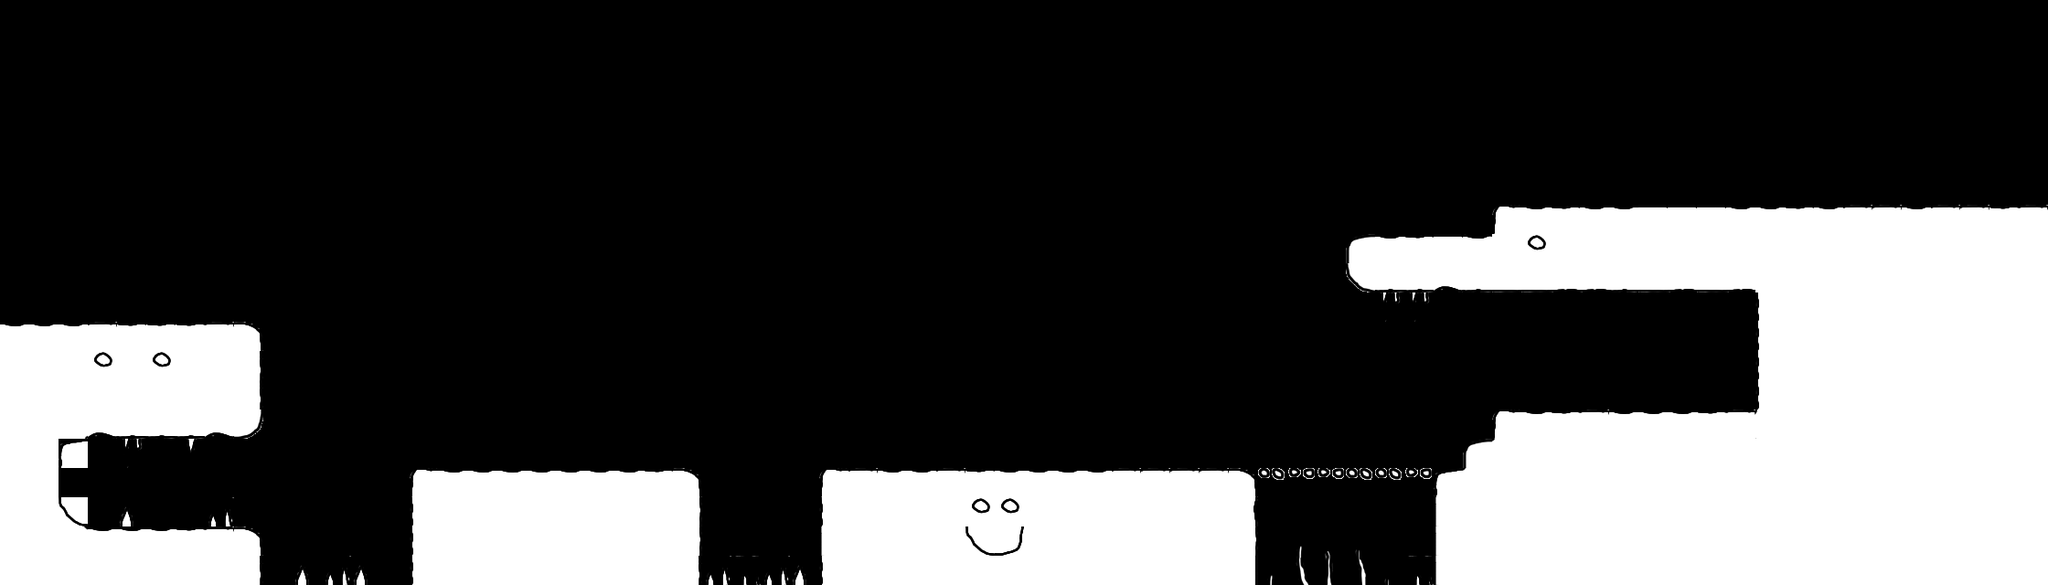

Rendered tile map (Tiled .tmx) drawn with the repository's tilesets; below, a short description and the map source with its tile grids summarised:
An orthogonal 70x20 tile map with 32x32 px tiles, 1 tile layer (collision) and 3 objects (Chicken, spawn, End).

<map version="1.9" tiledversion="1.9.2" orientation="orthogonal" renderorder="right-down" width="70" height="20" tilewidth="32" tileheight="32" infinite="0" nextlayerid="7" nextobjectid="8">
 <editorsettings>
  <export target="level_1_tiles.json" format="json" />
 </editorsettings>
 <tileset firstgid="1" name="level" tilewidth="32" tileheight="32" tilecount="140" columns="20">
  <image source="titles_01.png" width="640" height="224" />
  <tile id="0">
   <properties>
    <property name="collides" type="bool" value="true" />
   </properties>
  </tile>
  <tile id="1">
   <properties>
    <property name="collides" type="bool" value="true" />
   </properties>
  </tile>
  <tile id="2">
   <properties>
    <property name="collides" type="bool" value="true" />
   </properties>
  </tile>
  <tile id="3">
   <properties>
    <property name="collides" type="bool" value="true" />
   </properties>
  </tile>
  <tile id="4">
   <properties>
    <property name="collides" type="bool" value="true" />
   </properties>
  </tile>
  <tile id="5">
   <properties>
    <property name="collides" type="bool" value="true" />
   </properties>
  </tile>
  <tile id="20">
   <properties>
    <property name="collides" type="bool" value="true" />
   </properties>
  </tile>
  <tile id="21">
   <properties>
    <property name="collides" type="bool" value="true" />
   </properties>
  </tile>
  <tile id="22">
   <properties>
    <property name="collides" type="bool" value="true" />
    <property name="kills" type="bool" value="true" />
   </properties>
  </tile>
  <tile id="23">
   <properties>
    <property name="collides" type="bool" value="true" />
   </properties>
  </tile>
  <tile id="24">
   <properties>
    <property name="collides" type="bool" value="true" />
    <property name="kills" type="bool" value="true" />
   </properties>
  </tile>
  <tile id="25">
   <properties>
    <property name="collides" type="bool" value="true" />
    <property name="kills" type="bool" value="true" />
   </properties>
  </tile>
  <tile id="26">
   <properties>
    <property name="collides" type="bool" value="true" />
   </properties>
  </tile>
  <tile id="27">
   <properties>
    <property name="collides" type="bool" value="true" />
   </properties>
  </tile>
  <tile id="29">
   <properties>
    <property name="collides" type="bool" value="true" />
   </properties>
  </tile>
  <tile id="30">
   <properties>
    <property name="collides" type="bool" value="true" />
   </properties>
  </tile>
  <tile id="31">
   <properties>
    <property name="collides" type="bool" value="true" />
   </properties>
  </tile>
  <tile id="32">
   <properties>
    <property name="collides" type="bool" value="true" />
   </properties>
  </tile>
  <tile id="33">
   <properties>
    <property name="collides" type="bool" value="true" />
   </properties>
  </tile>
  <tile id="40">
   <properties>
    <property name="collides" type="bool" value="true" />
   </properties>
  </tile>
  <tile id="41">
   <properties>
    <property name="collides" type="bool" value="true" />
   </properties>
  </tile>
  <tile id="42">
   <properties>
    <property name="collides" type="bool" value="true" />
   </properties>
  </tile>
  <tile id="43">
   <properties>
    <property name="collides" type="bool" value="true" />
   </properties>
  </tile>
  <tile id="44">
   <properties>
    <property name="collides" type="bool" value="true" />
    <property name="kills" type="bool" value="true" />
   </properties>
  </tile>
  <tile id="45">
   <properties>
    <property name="collides" type="bool" value="true" />
    <property name="kills" type="bool" value="true" />
   </properties>
  </tile>
  <tile id="46">
   <properties>
    <property name="collides" type="bool" value="true" />
   </properties>
  </tile>
  <tile id="47">
   <properties>
    <property name="collides" type="bool" value="true" />
   </properties>
  </tile>
  <tile id="48">
   <properties>
    <property name="collides" type="bool" value="true" />
   </properties>
  </tile>
  <tile id="49">
   <properties>
    <property name="collides" type="bool" value="true" />
   </properties>
  </tile>
  <tile id="50">
   <properties>
    <property name="collides" type="bool" value="true" />
   </properties>
  </tile>
  <tile id="60">
   <properties>
    <property name="collides" type="bool" value="true" />
   </properties>
  </tile>
  <tile id="61">
   <properties>
    <property name="collides" type="bool" value="true" />
   </properties>
  </tile>
  <tile id="62">
   <properties>
    <property name="collides" type="bool" value="true" />
   </properties>
  </tile>
  <tile id="63">
   <properties>
    <property name="collides" type="bool" value="true" />
   </properties>
  </tile>
  <tile id="64">
   <properties>
    <property name="collides" type="bool" value="true" />
   </properties>
  </tile>
  <tile id="65">
   <properties>
    <property name="collides" type="bool" value="true" />
   </properties>
  </tile>
  <tile id="80">
   <properties>
    <property name="collides" type="bool" value="true" />
   </properties>
  </tile>
  <tile id="81">
   <properties>
    <property name="collides" type="bool" value="true" />
   </properties>
  </tile>
  <tile id="82">
   <properties>
    <property name="collides" type="bool" value="true" />
   </properties>
  </tile>
  <tile id="83">
   <properties>
    <property name="collides" type="bool" value="true" />
   </properties>
  </tile>
  <tile id="84">
   <properties>
    <property name="collides" type="bool" value="true" />
   </properties>
  </tile>
  <tile id="85">
   <properties>
    <property name="collides" type="bool" value="true" />
   </properties>
  </tile>
  <tile id="100">
   <properties>
    <property name="collides" type="bool" value="true" />
   </properties>
  </tile>
  <tile id="101">
   <properties>
    <property name="collides" type="bool" value="true" />
   </properties>
  </tile>
  <tile id="102">
   <properties>
    <property name="collides" type="bool" value="true" />
   </properties>
  </tile>
  <tile id="103">
   <properties>
    <property name="collides" type="bool" value="true" />
   </properties>
  </tile>
  <tile id="104">
   <properties>
    <property name="collides" type="bool" value="true" />
   </properties>
  </tile>
  <tile id="105">
   <properties>
    <property name="collides" type="bool" value="true" />
   </properties>
  </tile>
  <tile id="120">
   <properties>
    <property name="collides" type="bool" value="true" />
   </properties>
  </tile>
  <tile id="121">
   <properties>
    <property name="collides" type="bool" value="true" />
   </properties>
  </tile>
  <tile id="122">
   <properties>
    <property name="collides" type="bool" value="true" />
   </properties>
  </tile>
  <tile id="123">
   <properties>
    <property name="collides" type="bool" value="true" />
   </properties>
  </tile>
  <tile id="124">
   <properties>
    <property name="collides" type="bool" value="true" />
   </properties>
  </tile>
  <tile id="125">
   <properties>
    <property name="collides" type="bool" value="true" />
   </properties>
  </tile>
 </tileset>
 <layer id="1" name="collision" width="70" height="20">
  <data>[1400 cells, 430 non-empty, 44 distinct tile ids]</data>
 </layer>
 <objectgroup id="6" name="Chicken">
  <object id="6" name="Chicken" x="1938" y="13" />
 </objectgroup>
 <objectgroup id="2" name="Spawn">
  <object id="2" name="spawn" x="110.891" y="326.733" width="79.2079" height="16.8317" />
 </objectgroup>
 <objectgroup id="5" name="End">
  <object id="5" name="End" x="1793" y="419" width="25" height="22" />
 </objectgroup>
</map>
